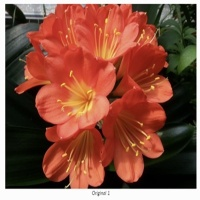
#> input picture Basic/4.컴퓨터 비전/resized_img_1.jpg, 200 x 200 px, given in place of the camera
$ python cv_color_detection.py
#> lines starting #> are read from the running program, lines starting #| are printed output that depends on the picture; after the words box and inside, x2 and y2 are one past the last pixel; in counts of white or black regions, pixels touching at a corner belong together
'''
MIT License

Copyright (c) 2024 JD edu. http://jdedu.kr author: conner.jeong@gmail.com

Permission is hereby granted, free of charge, to any person obtaining a copy
of this software and associated documentation files (the "Software"), to deal
in the Software without restriction, including without limitation the rights
to use, copy, modify, merge, publish, distribute, sublicense, and/or sell
copies of the Software, and to permit persons to whom the Software is
furnished to do so, subject to the following conditions:

The above copyright notice and this permission notice shall be included in all
copies or substantial portions of the Software.

THE SOFTWARE IS PROVIDED "AS IS", WITHOUT WARRANTY OF ANY KIND, EXPRESS OR
IMPLIED, INCLUDING BUT NOT LIMITED TO THE WARRANTIES OF MERCHANTABILITY,
FITNESS FOR A PARTICULAR PURPOSE AND NONINFRINGEMENT. IN NO EVENT SHALL THE
AUTHORS OR COPYRIGHT HOLDERS BE LIABLE FOR ANY CLAIM, DAMAGES OR OTHER
LIABILITY, WHETHER IN AN ACTION OF CONTRACT, TORT OR OTHERWISE, ARISING FROM,
OUT OF OR IN CONNECTION WITH THE SOFTWARE OR THE USE OR OTHER DEALINGS IN TH
SOFTWARE.
'''
import cv2
import numpy as np

# 웹캠을 엽니다.
cap = cv2.VideoCapture(0)

while True:
    # 프레임을 읽어옵니다.
    ret, frame = cap.read()
#> frame is the input picture: shape (200, 200, 3); mean B, G, R 65.8, 82.1, 136.4

    # BGR 색상 공간을 HSV로 변환합니다.
    hsv_frame = cv2.cvtColor(frame, cv2.COLOR_BGR2HSV)
#> hsv_frame: shape (200, 200, 3); mean H, S, V 24.9, 146.1, 138.7

    # 노란색(빨간색)의 범위를 정의합니다.
    lower_red = np.array([0, 100, 100])
    upper_red = np.array([40, 255, 255])

    # 정의한 범위 내의 픽셀을 찾습니다.
    red_mask = cv2.inRange(hsv_frame, lower_red, upper_red)
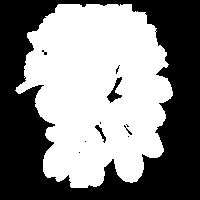
#> red_mask: shape (200, 200); 51.9% white; 11 black regions (8 under 20 px), largest, box (x1, y1, x2, y2) and area: (0, 0, 200, 200) 18976, (107, 77, 122, 103) 148, (95, 125, 106, 143) 60

    # 빨간색 픽셀에 해당하는 부분만 추출합니다.
    red_objects = cv2.bitwise_and(frame, frame, mask=red_mask)
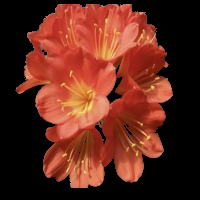
#> red_objects: shape (200, 200, 3); mean B, G, R 28.1, 40.9, 95.8

    # 결과 프레임을 출력합니다.
    cv2.imshow('Red Objects Tracking', red_objects)
    cv2.imshow('mask', red_mask)
    cv2.imshow('hsv', hsv_frame)

    # 'q' 키를 누르면 루프를 종료합니다.
    if cv2.waitKey(1) & 0xFF == ord('q'):
#> (key q is pressed here)
        break

# 웹캠을 해제하고 창을 닫습니다.
cap.release()
cv2.destroyAllWindows()
